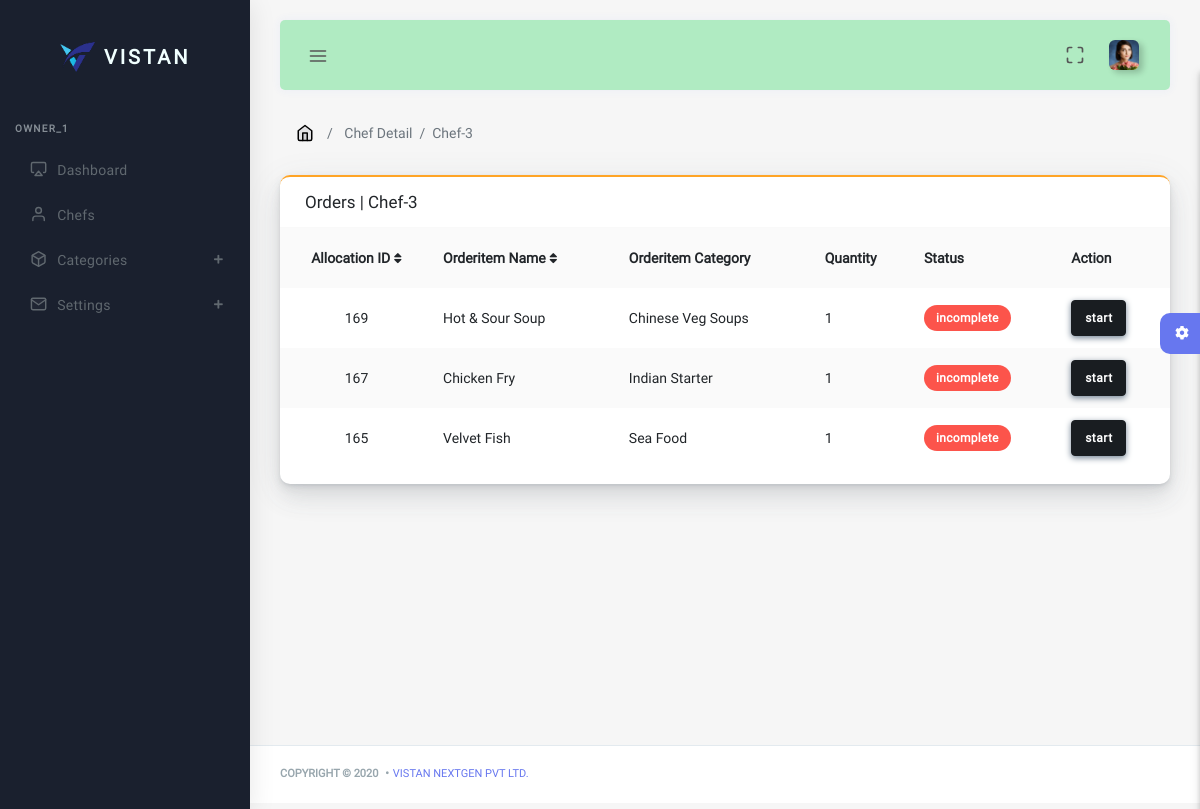
/rest/select-chef/3 (signed in), run on the app's committed database.
### AccountsApp/models.py (models this page shows, shortened)
class CustomUser(AbstractUser):
    Chef = models.ManyToManyField(Chef)
    Category = models.ManyToManyField(Category)
    created_at = models.DateTimeField(auto_now_add = True)
    updated_at = models.DateTimeField(auto_now = True)
    class Meta:
        verbose_name = 'User'
        verbose_name_plural = 'users'

### RestApp/models.py (models this page shows, shortened)
class Chef(models.Model):
    chef_name = models.CharField(max_length = 30)
    chef_decription = models.TextField(blank = True, null = True)
    chef_image = models.ImageField(upload_to = 'Chefs', blank = True, null = True)
    gender = models.CharField(max_length=10, choices=gender_choices)
    mobile = models.CharField(max_length = 12)
    active = models.BooleanField(default = True)
    status = models.BooleanField(default = True)
    created_at = models.DateTimeField(auto_now_add = True)
    updated_at = models.DateTimeField(auto_now = True)
    class Meta:
        verbose_name = 'Chef'
        verbose_name_plural = 'Chefs'
        ordering = ('-id', )
    def __str__(self):
        return '{}'.format(self.chef_name)

class Allocation(models.Model):
    orderitem_id = models.CharField(max_length = 100)
    orderitem_name = models.CharField(max_length=100)
    orderitem_category = models.CharField(max_length=100)
    quantity = models.IntegerField()
    chef = models.CharField(max_length=100)
    status = models.CharField(max_length=20, choices=allocation_choices, default='incomplete')
    created_at = models.DateTimeField(auto_now_add = True)
    updated_at = models.DateTimeField(auto_now = True)
    class Meta:
        verbose_name = 'Allocation'
        verbose_name_plural = 'Allocations'
        ordering = ('-id', )

### RestApp/views.py (the view)
# urls.py: path('select-chef/<int:id>', views.SelectChef, name = 'select-chef'),
@login_required(login_url='/')
def SelectChef(request, id):
    chef = Chef.objects.get(id = id)
    allocations = Allocation.objects.filter(
        (Q(chef = chef.chef_name)) & ( Q(status = 'incomplete') | Q(status = 'pending'))
    )
    return render(request, 'RestApp/chef_detail.html', {'chef' : chef, 'allocations':  allocations})

### RestApp/models.py (called while the page is built)
    def __str__(self):
        return '{}'.format(self.category_name)

### RestApp/templates/RestApp/chef_detail.html (shortened to what this page needs)
{% extends 'base.html' %}
{% load static %}
{% block breadcrumb %}Chef Detail &nbsp;/ &nbsp;{{chef}}{% endblock %}
{% block content %}
<div class="card card-warning">
    <div class="card-header">
        <h4>Orders | {{chef}}</h4>
    </div>
    <div class="table-responsive">
        <div class="card-body p-0">
            {% if allocations %}
                <table class="table table-striped" id = "myTable">
                    <tr>
                        <th class="text-center" onclick="sortTable(0)">Allocation ID&nbsp;<i class="fas fa-sort"></i></th>
                        <th onclick="sortTable(1)">Orderitem Name&nbsp;<i class="fas fa-sort"></i></th>
                        <th>Orderitem Category</th>
                        <th>Quantity</th>
                        <th>Status</th>
                        <th>Action</th>
                    </tr>
                    {% for alloc in allocations %}
                        <tr>
                            <td class="p-0 text-center">{{alloc.id}} </td>
                            <td>{{alloc.orderitem_name|title}}</td>
                            <td>{{alloc.orderitem_category|title}}</td>
                            <td>{{alloc.quantity}}</td>
                            <td>
                                {% ifequal alloc.status 'pending'%}
                                    <div class="badge badge-warning">{{alloc.status}}</div>
                                {% else %}
                                    <div class="badge badge-danger">{{alloc.status}}</div>
                                {% endifequal %}
                            </td>
                            <td>
                                {% ifequal alloc.status 'incomplete' %}
                                    <a  class="btn btn-md btn-dark"
                                        style="text-decoration: none;"
                                        href="{% url 'RestApp:pending-alloc-status' alloc.id  chef.id%}"
                                        data-toggle="tooltip" data-placement="top"
                                        title="start">
                                        start
                                    </a>&nbsp;
                                {% endifequal %}
                            </td>
                        </tr>
                    {% endfor %}
                </table>
            {% else %}
            <br>
                <h6 class="text-center" style="color: orangered;">No orders till now ! </h6>
            <br>
            {% endif %}
          </div>
    </div>
</div>
{% endblock %}

### templates/sidebar.html (shortened to what this page needs)
{% load static %}
<div class="main-sidebar sidebar-style-2">
    <aside id="sidebar-wrapper"><br>
      <div class="sidebar-brand">
        <a href="{% url 'RestApp:dashboard' %}"> <img alt="image" src="{% static "assets/img/vistanlogo.png" %}" class="header-logo" /> <span
            class="logo-name"><span style="color: azure;">Vistan</span></span>
        </a>
      </div>
      <br><br>
      <ul class="sidebar-menu">
        <li class="menu-header">{{request.user.username}}</li>
        <li>
            <a href="{% url 'RestApp:dashboard' %}" ><i
                data-feather="airplay"></i><span>Dashboard</span></a>
          </li>
          <li>
            <a href="{% url 'RestApp:chef-list' %}" ><i
                data-feather="user"></i><span>Chefs</span></a>
          </li>
        <li class="dropdown">
          <a href="#" class="menu-toggle nav-link has-dropdown"><i data-feather="box"></i><span>Categories</span></a>
        </li>
        <li class="dropdown">
          <a href="#" class="menu-toggle nav-link has-dropdown"><i data-feather="mail"></i><span>Settings</span></a>
        </li>
      </ul>
    </aside>
  </div>

### data on the page
CustomUser: user.username "OWNER_1"
Chef: chef_name "Chef-3"
Allocation: id "169", orderitem_name "Hot & Sour Soup", orderitem_category "Chinese Veg Soups", quantity "1", status "incomplete"
Allocation: id "167", orderitem_name "Chicken Fry", orderitem_category "Indian Starter", quantity "1", status "incomplete"
Allocation: id "165", orderitem_name "Velvet Fish", orderitem_category "Sea Food", quantity "1", status "incomplete"
